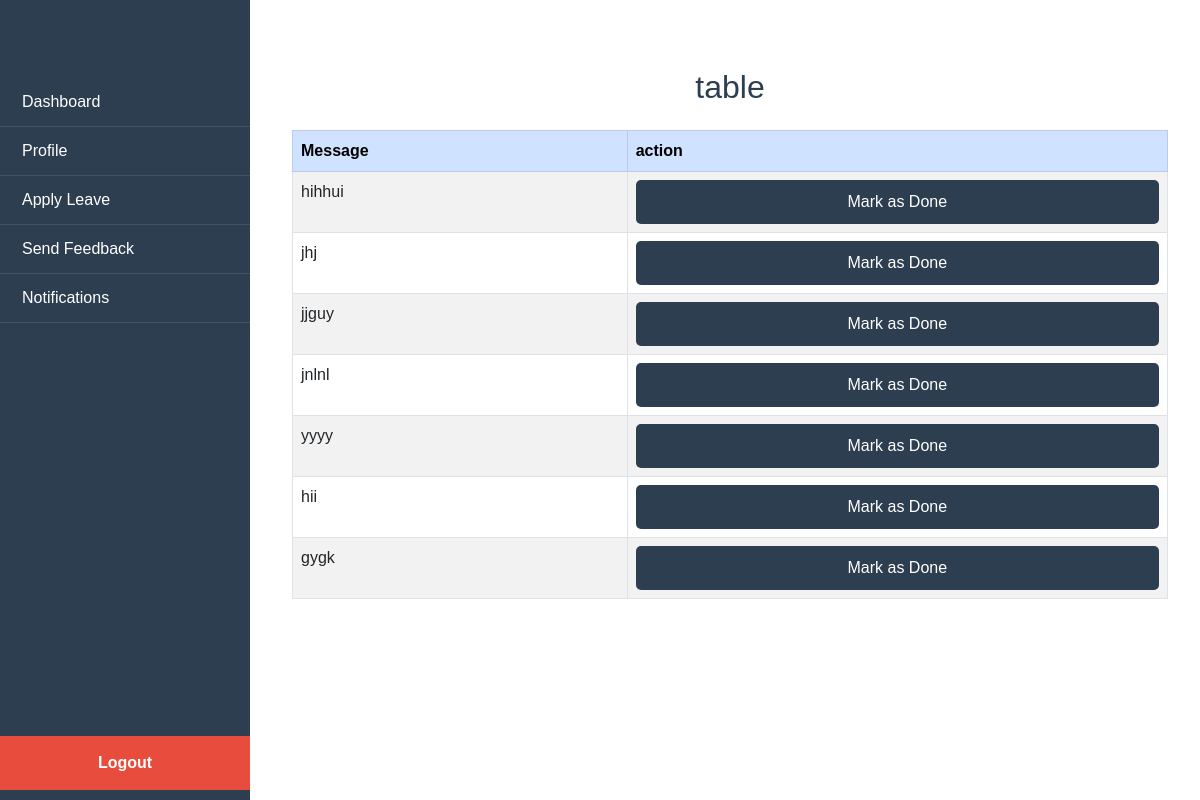
Screenshot of /viewnotification_page (signed in) with the database file from the repository.
### myapp/models.py (models this page shows, shortened)
class StaffNotifications(models.Model):
    staff_id = models.ForeignKey(Staff, on_delete=models.CASCADE)
    message = models.TextField()
    created_at = models.DateTimeField(auto_now_add=True)
    status = models.IntegerField(null=True, default=0)

### myapp/views.py (the view)
# urls.py: path('viewnotification_page',views.viewnotification_page, name='viewnotification_page'),
def viewnotification_page(request):
    staff = Staff.objects.filter(admin=request.user.id)
    for i in staff:
        staff_id = i.id
        notification = StaffNotifications.objects.filter(staff_id=staff_id)
        context = {
            'notification': notification,
        }
    return render(request,'viewnotification.html',context)

### templates/viewnotification.html
{% extends 'dashboard.html' %}
{% block content %}
<div class="container mt-5">
    <h2 class="text-center mb-4">table</h2>
    <table class="table table-bordered table-striped table-hover">
        <thead class="table-primary">
            <tr>
                 <th scope="row">Message</th>
                 <th scope="row">action</th>
            </tr>
        </thead>
        <tbody>
        {% for i in notification %}
            <tr>
                <td>{{ i.message }}</td>
                <td><button class="btn btn-danger">Mark as Done</button> </td>
            </tr>
        {% endfor %}
        </tbody>
    </table>
</div>
{% endblock %}

### templates/dashboard.html (style rules this page uses)
* { margin: 0; padding: 0; box-sizing: border-box; font-family: Arial, sans-serif; }
body { display: flex; }
h2 { margin-bottom: 20px; color: #2C3E50; text-align: center; }
button.btn { width: 100%; padding: 10px; background: #2C3E50; color: white; border: none; border-radius: 5px; font-size: 16px; cursor: pointer; }

### rows the page displays
StaffNotifications: message "hihhui"
StaffNotifications: message "jhj"
StaffNotifications: message "jjguy"
StaffNotifications: message "jnlnl"
StaffNotifications: message "yyyy"
StaffNotifications: message "hii"
StaffNotifications: message "gygk"
